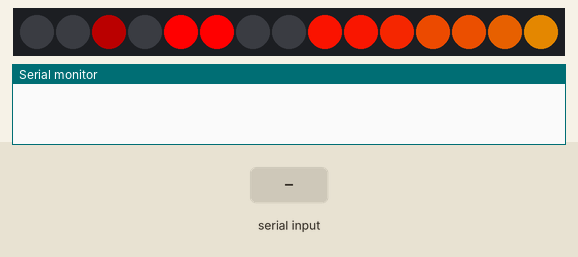
Bench run of a sketch on a simulated Arduino Uno, built with avr-gcc and run on an emulated ATmega328P. On the bench: 15 RGB LEDs in strip order, left to right, the last lines printed to the serial monitor. The inputs (shaded band) are chosen by the test bench. Random numbers use the default seed unless the sketch sets one.

Above: at 1.2 s.
1.3 s: "5" received over Serial
At 1.68 s:
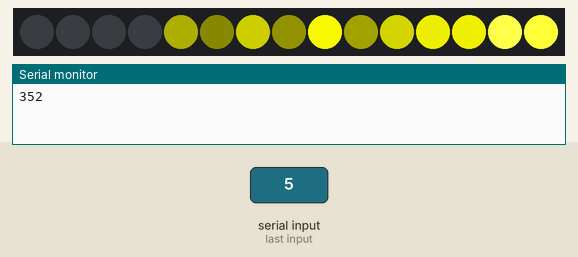
3.9 s: byte 114 ('r') received over Serial
At 4.21 s:
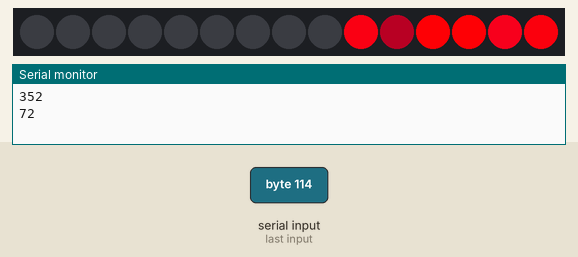
6.4 s: "6" received over Serial
At 6.63 s:
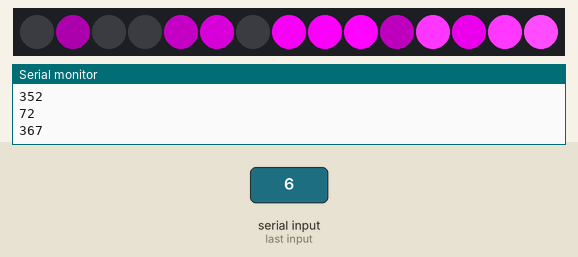
8.9 s: "6" received over Serial
At 9.18 s:
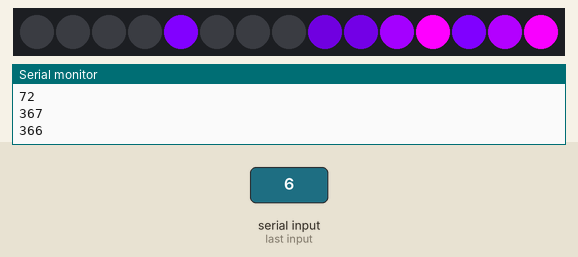
11.4 s: "2" received over Serial
At 12.06 s:
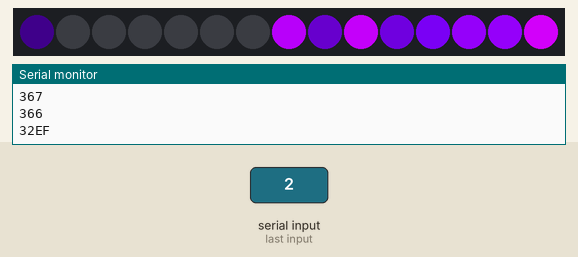
14.3 s: "6" received over Serial
At 14.59 s:
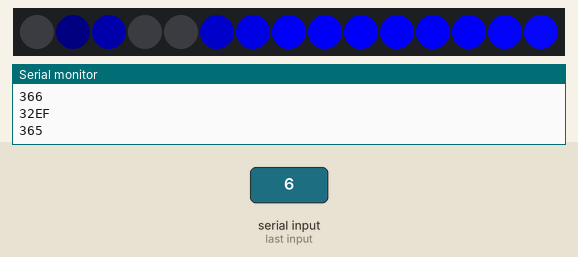

The sketch:

_0_5m_30lpm_fire_reversed_powercapped.ino
```cpp
#include "FastLED.h"

#define LED_TYPE WS2812B
#define COLOR_ORDER GRB

#define NUM_STRIPS 1
#define NUM_LEDS_PER_STRIP 15
#define NUM_LEDS (((NUM_STRIPS * NUM_LEDS_PER_STRIP)))

unsigned char BRIGHTNESS = 0xff;

CRGB leds[NUM_LEDS];

typedef union t_FieldData {
  unsigned char fireData[2*NUM_LEDS]; // temperature for all cells, frontbuffer+backbuffer
}
FieldData;

FieldData fieldData;

#define DEFAULT_SPEED 0x3f
int speed = DEFAULT_SPEED;

float speedFactor() {
  return ((float)speed) / ((float)DEFAULT_SPEED);
}

void fire(void);
void fireInit(void);

#define NUM_MODES 1
int mode = 0;

void (*modes[])(void) = {
  &fire // 0
};

void (*modeInits[])(void) = {
  &fireInit, // 0
};

CRGB primaryColors[] = {
  CRGB::Red, // 0
  CRGB::OrangeRed, // 1
  CRGB::Yellow, // 2
  CRGB::Green, // 3
  CRGB::Cyan, // 4
  CRGB::Blue, // 5
  CRGB::Purple, // 6
  CRGB::Crimson // 7
};

#define NUM_COLORS 8
int color = 0;

CRGB primaryColor = primaryColors[color];

void increaseBrightness() {
  BRIGHTNESS = min(0xff, BRIGHTNESS+0x10);
  Serial.print(BRIGHTNESS, HEX);
  FastLED.setBrightness(BRIGHTNESS);
}

void decreaseBrightness() {
  BRIGHTNESS = max(0x0f, BRIGHTNESS-0x10);
  Serial.print(BRIGHTNESS, HEX);
  FastLED.setBrightness(BRIGHTNESS);
}

void nextMode() {
  mode = (mode+1)%NUM_MODES;
  Serial.println(mode, HEX);
  (*modeInits[mode])();
}

void previousMode() {
  mode = (mode+NUM_MODES-1)%NUM_MODES;
  Serial.println(mode, HEX);
  (*modeInits[mode])();
}

void nextColor() {
  color = (color+1)%NUM_COLORS;
  Serial.println(color, HEX);
  primaryColor = primaryColors[color];
}

void previousColor() {
  color = (color+NUM_COLORS-1)%NUM_COLORS;
  Serial.println(color, HEX);
  primaryColor = primaryColors[color];
}

void speedUp() {
  speed = min(0xff, speed + 0x10);
  Serial.println(speed, HEX);
}

void speedDown() {
  speed = max(0x0f, speed - 0x10);
  Serial.println(speed, HEX);
}

unsigned char special = 0;

void specialPlus() {
  ++special;
  Serial.println(special, HEX);
}

void specialMinus() {
  --special;
  Serial.println(special, HEX);
}

void handleSerial() {
  if (Serial.available()) {
    byte cmd = Serial.read();
    Serial.print(cmd, HEX);
    switch (cmd) {
    case '1':
      increaseBrightness();
      break;
    case '2':
      decreaseBrightness();
      break;
    case '3':
      nextMode();
      break;
    case '4':
      previousMode();
      break;
    case '5':
      nextColor();
      break;
    case '6':
      previousColor();
      break;
    case '7':
      speedUp();
      break;
    case '8':
      speedDown();
      break;
    case '9':
      specialPlus();
      break;
    case '0':
      specialMinus();
      break;
    case 'r':
      randomizeMode();
      break;
    default:
      break;
    }
    Serial.println("");
  }
}

void randomizeMode() {
  mode = random(NUM_MODES);
  color = random(NUM_COLORS);

  primaryColor = primaryColors[color];
  (*modeInits[mode])();
}

void setup() {
  Serial.begin(9600);

  FastLED.addLeds<LED_TYPE, 2, COLOR_ORDER>(leds, 0*NUM_LEDS_PER_STRIP, NUM_LEDS_PER_STRIP);

  FastLED.setBrightness(BRIGHTNESS);
  FastLED.setMaxPowerInVoltsAndMilliamps(5,500);

  randomSeed(analogRead(0) ^ analogRead(1) ^ analogRead(2) ^ analogRead(3) ^ analogRead(4) ^ analogRead(5));

  randomizeMode();
}

void loop() {
  handleSerial();
  (*modes[mode])();
}

//////////////////////// UTILITY ////////////////////////

void fillScreen(CRGB color) {
  for (int i = 0; i < NUM_LEDS; ++i) {
    leds[i] = color;
  }
  FastLED.show();
}

void clearScreen() {
  fillScreen(CRGB::Black);
}

float time() {
  return ((float)millis()) / 1000.0f * speedFactor();
}

float frac(float n) {
  return n - floor(n);
}

#define FTIME_STRETCH 1.0

float ftime() {
  return frac(time() * FTIME_STRETCH) * 2.0 - 1.0;
}

/**
 * @param t current step [0.0, 1.0]
 */
float easeInOutExpo(float t) {
  t *= 2;
  if (t < 1) {
    return 0.5 * pow( 2, 10 * (t - 1) );
  } else {
    t--;
    return 0.5 * ( -pow( 2, -10 * t) + 2 );
  }
}

//////////////////////// FIRE ////////////////////////

#define FIRE__DATA ((fieldData.fireData))

boolean firstBufferIsFrontBuffer = false;

unsigned char fireDataGet(unsigned int index) {
  if (firstBufferIsFrontBuffer) {
    return FIRE__DATA[index];
  } else {
    return FIRE__DATA[NUM_LEDS+index];
  }
}

void fireDataSet(unsigned int index, unsigned char value) {
  if (firstBufferIsFrontBuffer) {
    FIRE__DATA[NUM_LEDS+index] = value;
  } else {
    FIRE__DATA[index] = value;
  }
}

void fireInit() {
  FastLED.setBrightness(BRIGHTNESS);

  firstBufferIsFrontBuffer = true;
  for (int i = 0; i < NUM_LEDS; ++i) {
    fireDataSet(i, 0);
  }
  firstBufferIsFrontBuffer = false;
  for (int i = 0; i < NUM_LEDS; ++i) {
    fireDataSet(i, 0);
  }
  clearScreen;
}

CRGB fireColorRegular(unsigned char temperature) {
  //Serial.print((int)temperature);
  if (temperature < 64) {
    // black to red
    return CHSV(0, 255, 4 * temperature);
  } else {
    // red to yellow
    return CHSV((temperature - 64) / 4, 255, 255);
  }
}

CRGB fireColorHell(unsigned char temperature) {
  //Serial.print((int)temperature);
  if (temperature < 64) {
    // black to crimson
    return CHSV(240, 255, 4 * temperature);
  } else if (temperature < 192) {
    // crimson to red
    return CHSV(240 + (temperature - 64) / 8, 255, 255);
  } else {
    // red to orange
    return CHSV((temperature - 192) / 4, 255, 255);
  }
}

CRGB fireColorSun(unsigned char temperature) {
  //Serial.print((int)temperature);
  if (temperature < 128) {
    // black to yellow
    return CRGB(2 * temperature, 2 * temperature, 0);
  } else {
    // yellow to white
    return CRGB(255, 255, temperature - 128);
  }
}

CRGB fireColorIce(unsigned char temperature) {
  //Serial.print((int)temperature);
  if (temperature < 64) {
    // black to blue
    return CHSV(160, 255, 4 * temperature);
  } else if (temperature < 128) {
    return CHSV(160, 255, 255);
  } else {
    // blue to white
    return CHSV(160, 255 - (2 * (temperature - 128)), 255);
  }
}

CRGB fireColorSky(unsigned char temperature) {
  //Serial.print((int)temperature);
  if (temperature < 64) {
    // black to cyan
    return CRGB(0, 4 * temperature, 4 * temperature);
  } else if (temperature < 128) {
    // cyan to light blue
    return CRGB(0, 255 - (temperature - 64), 255);
  } else {
    // blue to white
    return CRGB(2 * (temperature - 128), 192 + (temperature - 128) / 2, 255);
  }
}

CRGB fireColorPoison(unsigned char temperature) {
  //Serial.print((int)temperature);
  if (temperature < 128) {
    // black to green
    return CRGB(0, 2 * temperature, 0);
  } else {
    // green to ???
    return CRGB(temperature - 128, 255, 0);
  }
}

CRGB fireColorSoul(unsigned char temperature) {
  //Serial.print((int)temperature);
  if (temperature < 64) {
    // black to purple
    return CRGB(2 * temperature, 0, 4 * temperature);
  } else if (temperature < 192) {
    // purple to magenta
    return CRGB(128 + (temperature - 64), 0, 255);
  } else {
    // magenta to white
    return CRGB(255, 4 * (temperature - 192), 255);
  }
}

CRGB fireColorCrimson(unsigned char temperature) {
  //Serial.print((int)temperature);
  if (temperature < 128) {
    // black to pink
    return CRGB(2 * temperature, 0, 2 * temperature);
  } else {
    // pink to crimson
    return CRGB(255, temperature - 128, 255);
  }
}

#define NUM_FIRE_COLORS 8

CRGB (*fireColor[])(unsigned char temperature) = {
  &fireColorHell, // 0
  &fireColorRegular, // 1
  &fireColorSun, // 2
  &fireColorPoison, // 3
  &fireColorSky, // 4
  &fireColorIce, // 5
  &fireColorSoul, // 6
  &fireColorCrimson // 7
};

void fire() {
  // put some coal on the ground which should be burned:
  // Fill bottom row with  random values between 80 and 239
  for (int i = 0; i < NUM_STRIPS; ++i) {
    fireDataSet(i * NUM_LEDS_PER_STRIP, random(160) + 80);
  }

  // move up the old fire, lower its temperature
  // since the resolution is so low no smoothing is done
  for (int j = 0; j < NUM_STRIPS; ++j) {
    for (int i = 0; i < NUM_LEDS_PER_STRIP-1; ++i) {
      unsigned char value = fireDataGet(j*NUM_LEDS_PER_STRIP+i);
      value = (value >= 16) ? value - 16 : 0;
      fireDataSet(j*NUM_LEDS_PER_STRIP+i+1, value);
    }
  }

  for (int i = 0; i < NUM_LEDS; ++i) {
    leds[NUM_LEDS-1-i] = (*fireColor[color%NUM_FIRE_COLORS])(fireDataGet(i));
  }

  FastLED.show();
  firstBufferIsFrontBuffer = !firstBufferIsFrontBuffer;
  Serial.println("");
  delay(20);
}

//////////////////////// FADE ////////////////////////

void fadeInit() {
  FastLED.setBrightness(BRIGHTNESS);
  clearScreen();
}

void fade() {
  float f = sin(time())*0.45 + 0.45;

  for (int i = 0; i < NUM_LEDS; ++i) {
    leds[i] = primaryColor;
    leds[i].fadeLightBy(((char)(f*255.0)));
  }

  FastLED.show();
}

//////////////////////// PULSE ////////////////////////

void pulseInit() {
  FastLED.setBrightness(BRIGHTNESS);
  clearScreen();
}

void pulse() {
#define SPREAD 0.5

  float t = ftime() + 0.5;

  for (int i = 0; i < NUM_LEDS_PER_STRIP; ++i) {
    float y = ((float)i)/((float)NUM_LEDS_PER_STRIP);
    float e = min(1.0, abs(y - t) / SPREAD);

    leds[i] = primaryColor;
    leds[i].fadeLightBy(((char)(e*255.0)));
  }

  FastLED.show();
}

//////////////////////// BREATHE ////////////////////////

void breatheInit() {
  FastLED.setBrightness(BRIGHTNESS);
  clearScreen();
}

void breathe() {
  float s = sin(time()*.5) * 0.5 + 0.1;

  for (int i = 0; i < NUM_LEDS_PER_STRIP; ++i) {
    float x = ((float)i) / ((float)(NUM_LEDS_PER_STRIP-1));

    float t = abs(x * 2.0 - 1.0) ;
    float ts = min(1.0, max(0.0, t + s));

    leds[i] = primaryColor;
    leds[i].fadeLightBy(((char)(ts*255.0)));
  }

  FastLED.show();
}


//////////////////////// WOBBLE ////////////////////////

void wobbleInit() {
  FastLED.setBrightness(BRIGHTNESS);
  clearScreen();
}

void wobble() {
  float f = 0.25;
  f *= (1.0 + sin(time()*10.0)*0.2);
  f *= (1.0 + sin(time()* 4.5)*0.2);

  char r = (char)(f*(float)primaryColor.r);
  char g = (char)(f*(float)primaryColor.g);
  char b = (char)(f*(float)primaryColor.b);

  for (int i = 0; i < NUM_LEDS; ++i) {
    leds[i] = CRGB(r, g, b);
  }

  FastLED.show();
}
```
